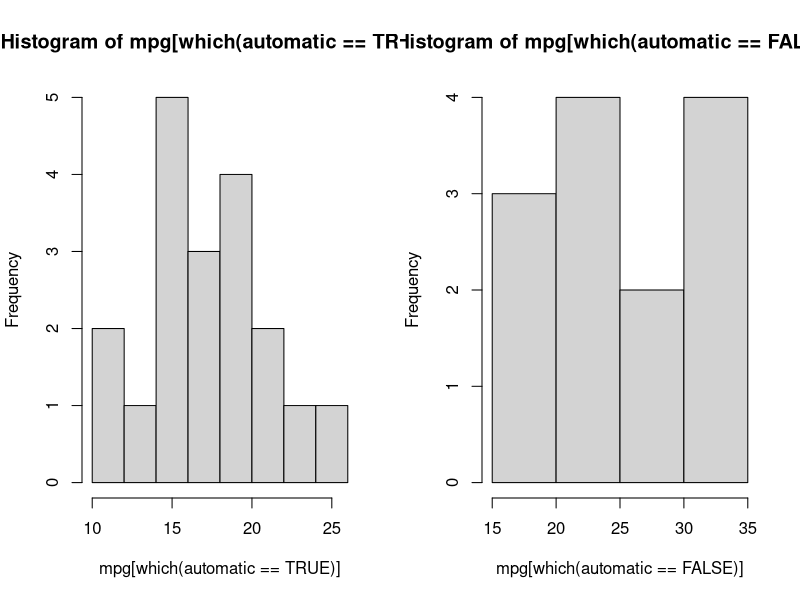
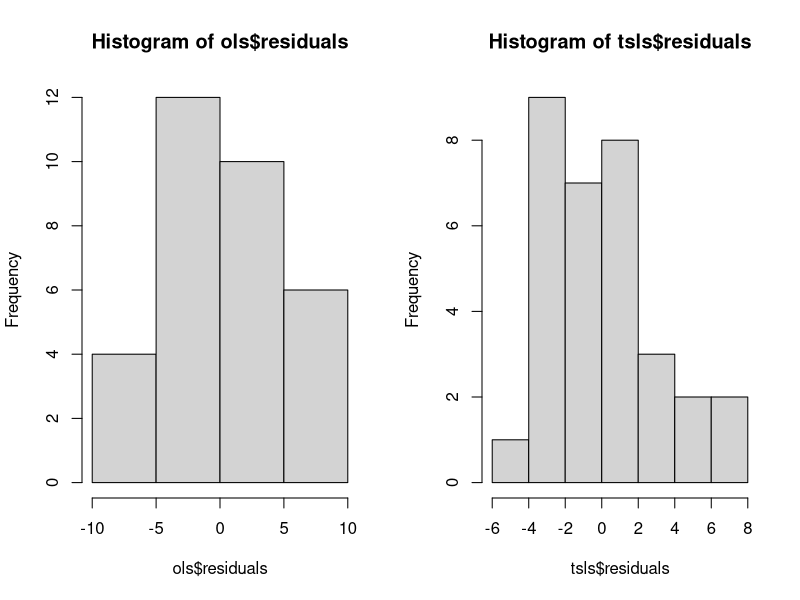

Write R code to recreate these figures, in order.
## ---- chunk 1
data( mtcars )
mtcars$automatic <- mtcars$am == 0
attach( mtcars )
## ---- chunk 2
par( mfrow=c(1,2) )
hist( mpg[which(automatic == TRUE)] )
hist( mpg[which(automatic == FALSE)] )
## ---- chunk 3
ols <- lm( mpg ~ automatic, data=mtcars )
summary( ols )

## ---- chunk 4
tsls.fs <- lm(automatic ~ wt)
tsls <- lm(mpg ~ tsls.fs$fitted.values)
summary(tsls)
## ---- chunk 5
par( mfrow=c(1,2) )
hist( ols$residuals )
hist( tsls$residuals )
